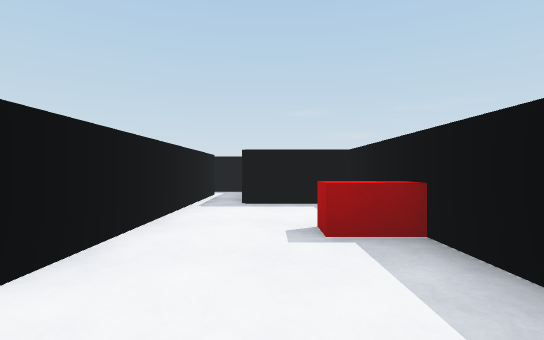
[1] (above)

14 first-person views from a walk through a scene from a Unity 3-D project. The camera is 0.62 m above the floor, looks level and sees 85° across. The floor is counted in squares, 1 m on a side. Each view is taken from the middle of a square. On the plan, view 1 faces up. The plan holds only what a view shows up to about 9 squares ahead; the rest is blank.

[2]
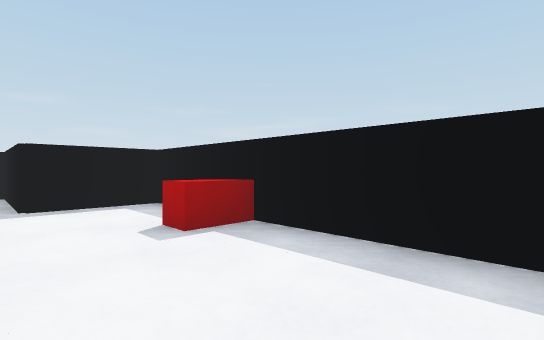

[3]
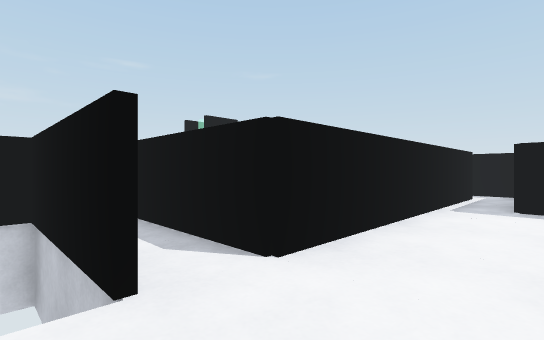

[4]
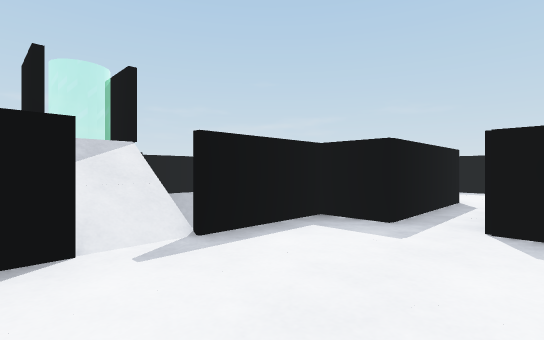

[5]
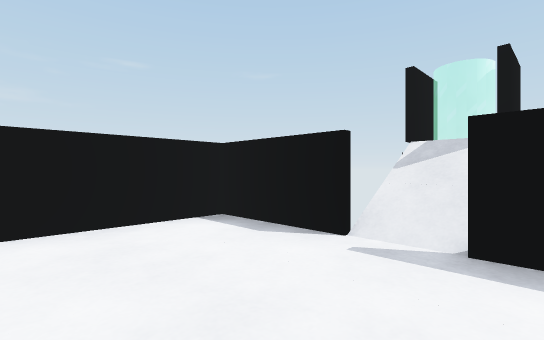

[6]
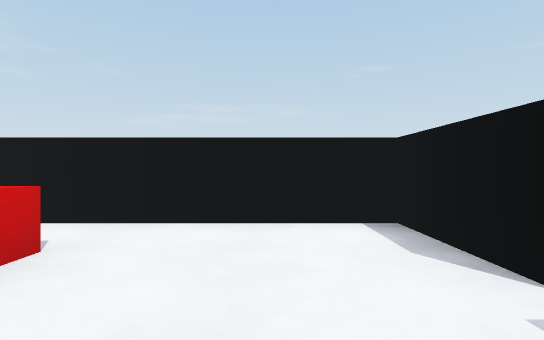

[7]
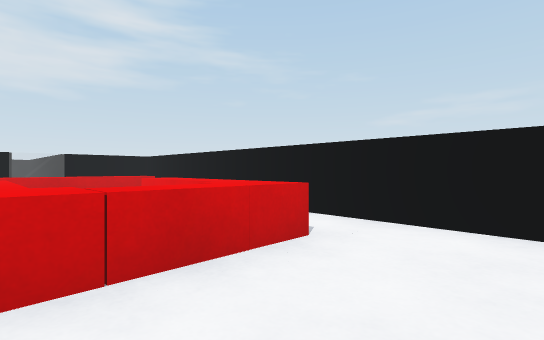

[8]
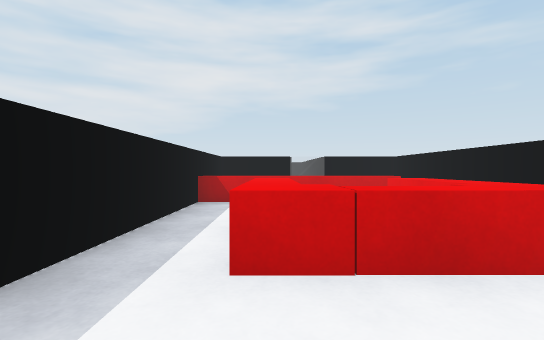

[9]
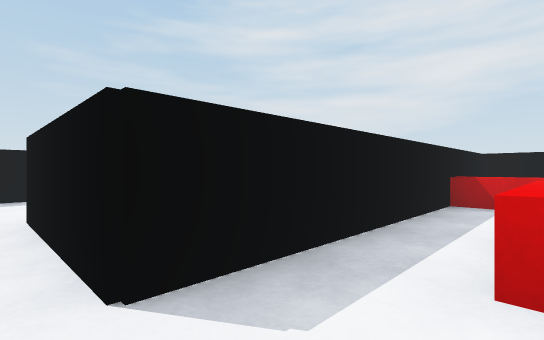

[10]
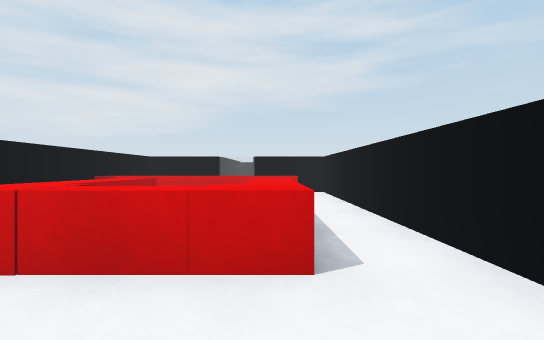

[11]
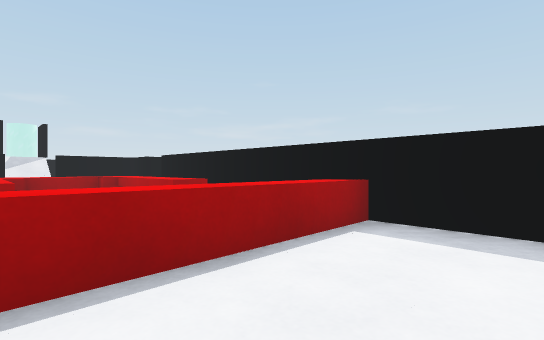

[12]
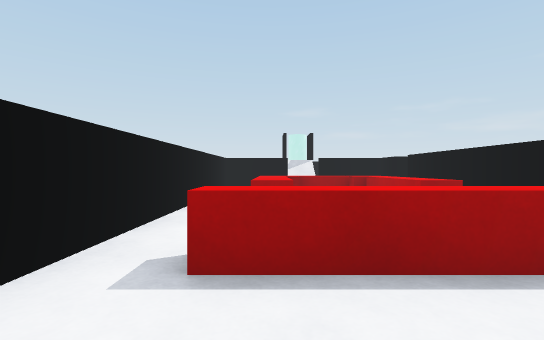

[13]
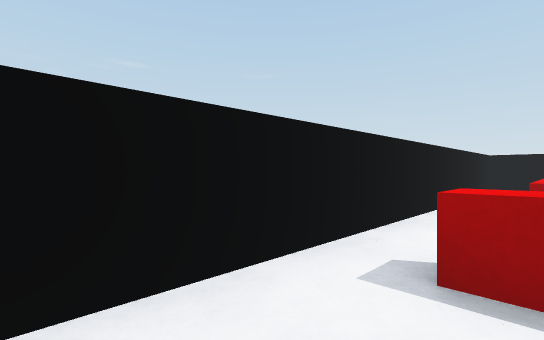

[14]
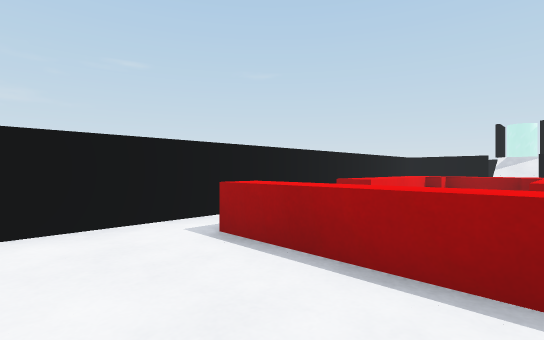

### Floor plan
Points are (right, up) in squares from view 1. A wall is a line through its corners. A room is listed if a view was taken in it or the views show most of it. See-through windows are left out.
Room 1 (views 1, 2, 3)
walls: (-1.5, 5.5) (-1.5, 1.5); (1.4, 0) (1.4, 5.5) (-0.6, 5.5)
ways out: opening at (-2, 1) to room 2; opening at (-1, 6.5)
objects: cube (-1, 2); cube (-1, 3); cube (-1, 4); cube (-1, 5); cube (0, 5); cube (1, 0); cube (1, 1); cube (1, 2); cube (1, 3); red block (1, 4); cube (1, 5)
Room 2 (views 4, 5, 6, 7, 8, 9, 10, 11, 12, 13, 14)
walls: (-7.4, 2.5) (-9.5, 2.5) (-9.5, -7.4) (-7.5, -7.4); (-6.6, -7.4) (-4.6, -7.4) (-4.6, 0.6) (-1.5, 0.6); (-1.5, 1.5) (-4.6, 1.5) (-4.6, 2.5) (-6.6, 2.5); (-7.5, 4.6) (-7.5, 4.1)
ways out: opening at (-2, 1) to room 1
objects: cube (-9, -7); cube (-9, -6); cube (-9, -5); cube (-9, -4); cube (-9, -3); cube (-9, -2); cube (-9, -1); cube (-9, 0); cube (-9, 1); cube (-9, 2); red block (-8, -5); red block (-8, -3); red block (-8, -2); red block (-8, -1); cube (-8, 2); red block (-7, -5); red block (-7, -1); cube (-7, 2); cube (-7, 3); cube (-7, 4); red block (-6, -5); red block (-6, -3); red block (-6, -2); red block (-6, -1); cube (-6, 2); cube (-5, -7); cube (-5, -6); cube (-5, -5); red block (-5, -4); cube (-5, -3); cube (-5, -2); cube (-5, -1); cube (-5, 0); cube (-5, 1); cube (-5, 2); cube (-4, 1); cube (-3, 1); cube (-2, 1)

Where each view was taken, in squares from view 1:
view 1: 0 up, 0 right, facing up
view 2: 0 up, 1 left, facing up-right
view 3: 0 up, 0 right, facing up-left
view 4: 0 up, 8 left, facing up-right
view 5: 0 up, 6 left, facing up-left
view 6: 1 up, 6 left, facing left
view 7: 1 up, 6 left, facing down-left
view 8: 1 up, 6 left, facing down
view 9: 1 up, 6 left, facing down-right
view 10: 1 up, 8 left, facing down
view 11: 7 down, 8 left, facing up-right
view 12: 7 down, 8 left, facing up
view 13: 7 down, 8 left, facing up-left
view 14: 7 down, 6 left, facing up-left
